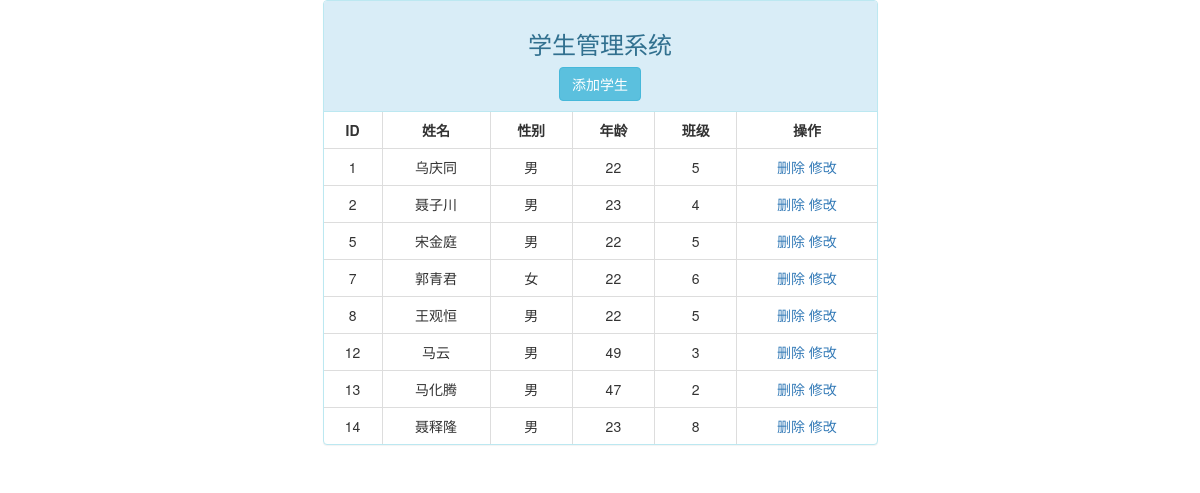
The page / on the database its author committed.
### tables this page shows
CREATE TABLE IF NOT EXISTS `message` (
  `id` tinyint(1) NOT NULL AUTO_INCREMENT,
  `name` varchar(25) NOT NULL,
  `sex` varchar(50) NOT NULL,
  `age` tinyint(1) NOT NULL,
  `classid` tinyint(1) NOT NULL,
  PRIMARY KEY (`id`)
);

### index.php (the view, shortened to what this page needs)
<!doctype html>
<html lang="en">
<head>
    <link rel="stylesheet" href="https://cdn.bootcss.com/bootstrap/3.3.7/css/bootstrap.min.css">
</head>
<body>
<div class="container">
    <div class="row">
        <div class="col-md-6">
            <div class="panel panel-info">
                <div class="panel-heading text-center">
                    <h3>学生管理系统</h3>
                    <div>
                        <input type="submit" class="btn btn-info" onclick="add()" value="添加学生">
                    </div>
                </div>
                <table class="table table-bordered table-hover">
                    <tr>
                        <th class="text-center">ID</th>
                        <th class="text-center">姓名</th>
                        <th class="text-center">性别</th>
                        <th class="text-center">年龄</th>
                        <th class="text-center">班级</th>
                        <th class="text-center">操作</th>
                    </tr>
                    <?php
                    require 'conn.php';
                    $sql = "SELECT * FROM message ";
                    $res = mysqli_query($db,$sql);
                    if ($res){
                        while ($temp = mysqli_fetch_array($res)){
                            $student[] = $temp;
                        }
                        foreach ($student as $key => $value){
                            echo "<tr style='text-align: center'>";
                            echo "<td>{$value['id']}</td>";
                            echo "<td>{$value['name']}</td>";
                            echo "<td>{$value['sex']}</td>";
                            echo "<td>{$value['age']}</td>";
                            echo "<td>{$value['classid']}</td>";
                            echo "<td><a href='javascript:doDel({$value['id']})'>删除</a>
                                    <a href='edit.php?id={$value['id']}'>修改</a>
                                    </td>";
                            echo "</tr>";
                        }
                    }
                    ?>
                </table>
            </div>
        </div>
    </div>
</div>
</body>
</html>

### rows shown on the page
message: id "1", name "乌庆同", sex "男", age "22", classid "5"
message: id "2", name "聂子川", sex "男", age "23", classid "4"
message: id "5", name "宋金庭", sex "男", age "22", classid "5"
message: id "7", name "郭青君", sex "女", age "22", classid "6"
message: id "8", name "王观恒", sex "男", age "22", classid "5"
message: id "12", name "马云", sex "男", age "49", classid "3"
message: id "13", name "马化腾", sex "男", age "47", classid "2"
message: id "14", name "聂释隆", sex "男", age "23", classid "8"
